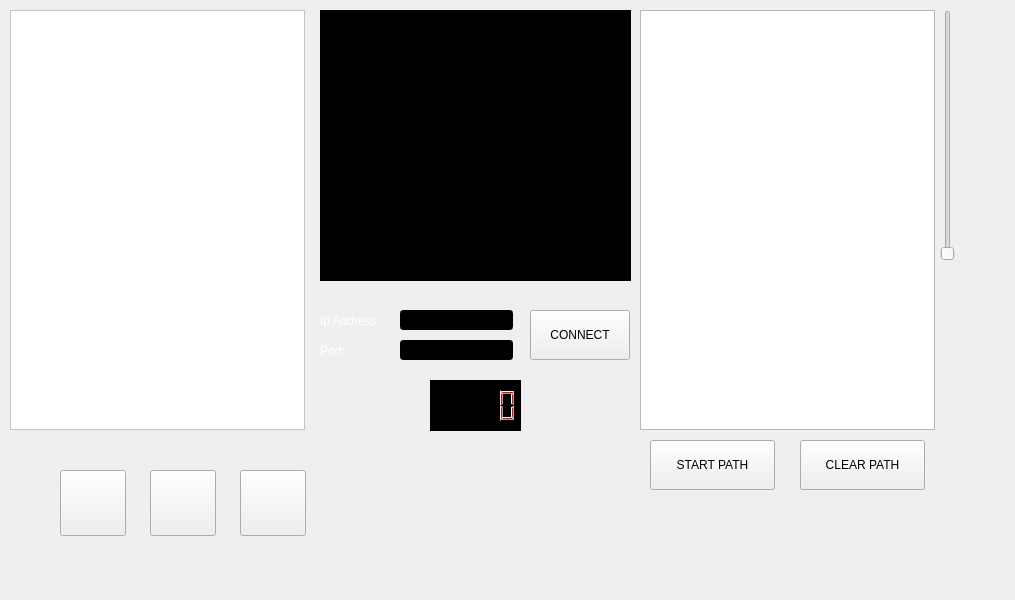
<?xml version="1.0" encoding="UTF-8"?>
<ui version="4.0">
 <class>MainWindow</class>
 <widget class="QMainWindow" name="MainWindow">
  <property name="geometry">
   <rect>
    <x>0</x>
    <y>0</y>
    <width>1015</width>
    <height>600</height>
   </rect>
  </property>
  <property name="windowTitle">
   <string>MainWindow</string>
  </property>
  <property name="styleSheet">
   <string notr="true">QMainWindow{
	background-color: black;
	background-image:url(\&quot;background.png\&quot;);
};</string>
  </property>
  <widget class="QWidget" name="centralWidget">
   <widget class="QGraphicsView" name="simulationScene">
    <property name="geometry">
     <rect>
      <x>10</x>
      <y>10</y>
      <width>295</width>
      <height>420</height>
     </rect>
    </property>
    <property name="styleSheet">
     <string notr="true">background-color: rgb(255, 255, 255);</string>
    </property>
   </widget>
   <widget class="QPushButton" name="startButton">
    <property name="geometry">
     <rect>
      <x>60</x>
      <y>470</y>
      <width>66</width>
      <height>66</height>
     </rect>
    </property>
    <property name="styleSheet">
     <string notr="true">QPushButton{  
   color: rgb(255, 255, 255);
	border-image:url(\&quot;play.png\&quot;);
   border-radius:45px;
   background:transparent;
}

QPushButton:pressed{
    border-width:2px; 
}</string>
    </property>
    <property name="text">
     <string/>
    </property>
    <property name="iconSize">
     <size>
      <width>16</width>
      <height>16</height>
     </size>
    </property>
   </widget>
   <widget class="QTextBrowser" name="messageScene">
    <property name="geometry">
     <rect>
      <x>320</x>
      <y>10</y>
      <width>311</width>
      <height>271</height>
     </rect>
    </property>
    <property name="styleSheet">
     <string notr="true">background-color: black;</string>
    </property>
   </widget>
   <widget class="QLCDNumber" name="timeScene">
    <property name="geometry">
     <rect>
      <x>430</x>
      <y>380</y>
      <width>91</width>
      <height>51</height>
     </rect>
    </property>
    <property name="styleSheet">
     <string notr="true">background-color: black;
color:red;
border-color:white;
border-width:3px;</string>
    </property>
   </widget>
   <widget class="QPushButton" name="pauseButton">
    <property name="geometry">
     <rect>
      <x>150</x>
      <y>470</y>
      <width>66</width>
      <height>66</height>
     </rect>
    </property>
    <property name="styleSheet">
     <string notr="true">QPushButton{  
   color: rgb(255, 255, 255);
	border-image:url(\&quot;pause.png\&quot;);
   border-radius:45px;
   background:transparent;
}

QPushButton:pressed{
    border-width:2px; 
}</string>
    </property>
    <property name="text">
     <string/>
    </property>
   </widget>
   <widget class="QPushButton" name="stopButton">
    <property name="geometry">
     <rect>
      <x>240</x>
      <y>470</y>
      <width>66</width>
      <height>66</height>
     </rect>
    </property>
    <property name="styleSheet">
     <string notr="true">QPushButton{  
   color: rgb(255, 255, 255);
	border-image:url(\&quot;stop.png\&quot;);
   border-radius:45px;
   min-width:66px;
   background:transparent;
}

QPushButton:pressed{
    border-width:2px; 
}</string>
    </property>
    <property name="text">
     <string/>
    </property>
   </widget>
   <widget class="QLineEdit" name="ipLineEdit">
    <property name="geometry">
     <rect>
      <x>400</x>
      <y>310</y>
      <width>113</width>
      <height>20</height>
     </rect>
    </property>
    <property name="styleSheet">
     <string notr="true">background-color: black;
color:white;</string>
    </property>
   </widget>
   <widget class="QLineEdit" name="portLineEdit">
    <property name="geometry">
     <rect>
      <x>400</x>
      <y>340</y>
      <width>113</width>
      <height>20</height>
     </rect>
    </property>
    <property name="styleSheet">
     <string notr="true">background-color: black;
color:white;</string>
    </property>
   </widget>
   <widget class="QPushButton" name="connectButton">
    <property name="geometry">
     <rect>
      <x>530</x>
      <y>310</y>
      <width>100</width>
      <height>50</height>
     </rect>
    </property>
    <property name="maximumSize">
     <size>
      <width>16777215</width>
      <height>16777215</height>
     </size>
    </property>
    <property name="styleSheet">
     <string notr="true">QPushButton{  
   color: rgb(255, 255, 255);
	border-image:url(\&quot;button.png\&quot;);
   border-radius:45px;
   background:transparent;
	font-size:15px;

}

QPushButton:pressed{
    border-width:2px; 
}</string>
    </property>
    <property name="text">
     <string>CONNECT</string>
    </property>
   </widget>
   <widget class="QLabel" name="label">
    <property name="geometry">
     <rect>
      <x>320</x>
      <y>310</y>
      <width>61</width>
      <height>21</height>
     </rect>
    </property>
    <property name="styleSheet">
     <string notr="true">color:white;</string>
    </property>
    <property name="text">
     <string>Ip Address:</string>
    </property>
   </widget>
   <widget class="QLabel" name="label_2">
    <property name="geometry">
     <rect>
      <x>320</x>
      <y>340</y>
      <width>47</width>
      <height>21</height>
     </rect>
    </property>
    <property name="styleSheet">
     <string notr="true">color:white;</string>
    </property>
    <property name="text">
     <string>Port:</string>
    </property>
   </widget>
   <widget class="QSlider" name="volumeSlider">
    <property name="geometry">
     <rect>
      <x>940</x>
      <y>10</y>
      <width>16</width>
      <height>251</height>
     </rect>
    </property>
    <property name="styleSheet">
     <string notr="true">QSlider::handle:verticall {
       image: url(\&quot;button.png\&quot;);
};</string>
    </property>
    <property name="orientation">
     <enum>Qt::Vertical</enum>
    </property>
   </widget>
   <widget class="QPushButton" name="muteButton">
    <property name="geometry">
     <rect>
      <x>950</x>
      <y>290</y>
      <width>50</width>
      <height>50</height>
     </rect>
    </property>
    <property name="styleSheet">
     <string notr="true">QPushButton{  
   color: rgb(255, 255, 255);
   border-radius:45px;
   background:transparent;
}

QPushButton:checked{
    border-width:2px;
}</string>
    </property>
    <property name="text">
     <string/>
    </property>
   </widget>
   <widget class="QGraphicsView" name="pathDrawingScene">
    <property name="geometry">
     <rect>
      <x>640</x>
      <y>10</y>
      <width>295</width>
      <height>420</height>
     </rect>
    </property>
   </widget>
   <widget class="QPushButton" name="startPathButton">
    <property name="geometry">
     <rect>
      <x>650</x>
      <y>440</y>
      <width>125</width>
      <height>50</height>
     </rect>
    </property>
    <property name="styleSheet">
     <string notr="true">QPushButton{  
   color: rgb(255, 255, 255);
	border-image:url(\&quot;button.png\&quot;);
   border-radius:45px;
   background:transparent;
	font-size:15px;

}

QPushButton:pressed{
    border-width:2px; 
}</string>
    </property>
    <property name="text">
     <string>START PATH</string>
    </property>
   </widget>
   <widget class="QPushButton" name="clearPathButton">
    <property name="geometry">
     <rect>
      <x>800</x>
      <y>440</y>
      <width>125</width>
      <height>50</height>
     </rect>
    </property>
    <property name="styleSheet">
     <string notr="true">QPushButton{  
   color: rgb(255, 255, 255);
	border-image:url(\&quot;button.png\&quot;);
   border-radius:45px;
   background:transparent;
	font-size:15px;

}

QPushButton:pressed{
    border-width:2px; 
}</string>
    </property>
    <property name="text">
     <string>CLEAR PATH</string>
    </property>
   </widget>
  </widget>
 </widget>
 <layoutdefault spacing="6" margin="11"/>
 <resources/>
 <connections/>
</ui>
